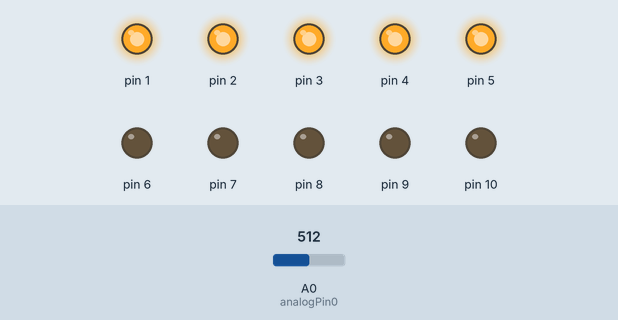
A sketch run on a simulated Arduino Uno, built with avr-gcc and run on an emulated ATmega328P. Shown: output pins drawn as LEDs (lit = HIGH). The inputs (shaded band) are chosen by the test bench; at power-on: A0 (analogPin0) = 512.

Above: at 1.2 s.
1.3 s: A0 (analogPin0) set to 551
2.8 s: A0 (analogPin0) set to 574
At 3.5 s:
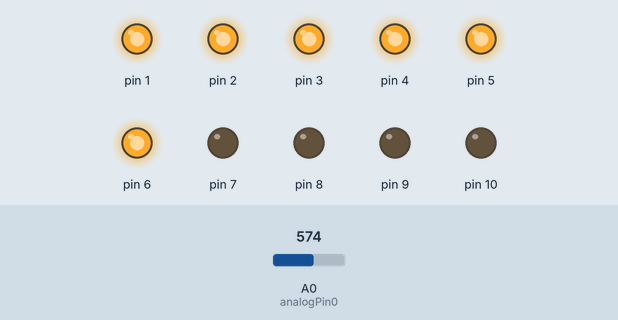
4.3 s: A0 (analogPin0) set to 716
At 4.6 s:
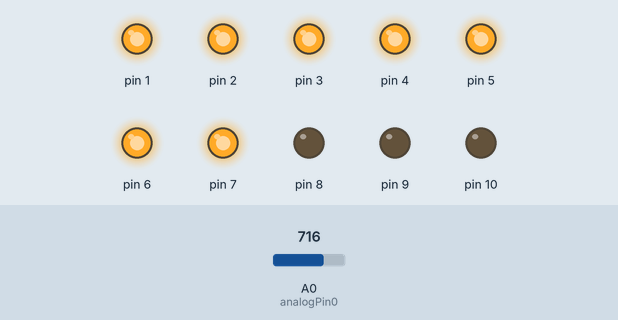
5.8 s: A0 (analogPin0) set to 751
7.3 s: A0 (analogPin0) set to 785
At 8.1 s:
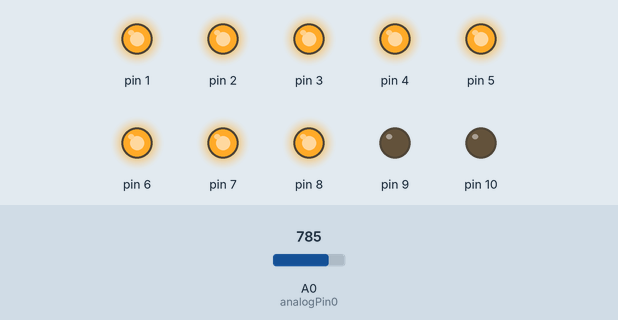
8.8 s: A0 (analogPin0) set to 511
At 9.3 s:
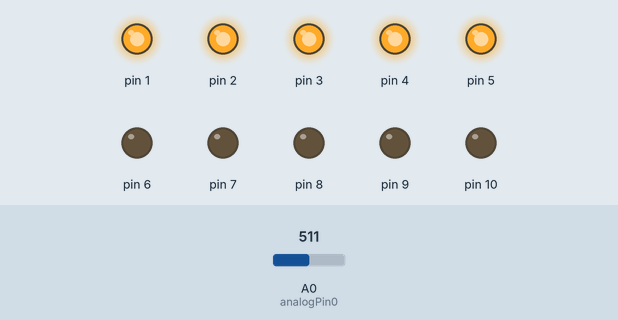
Timing chart, 0 to 11.3 s (numbered marks = the images above; inputs shaded):
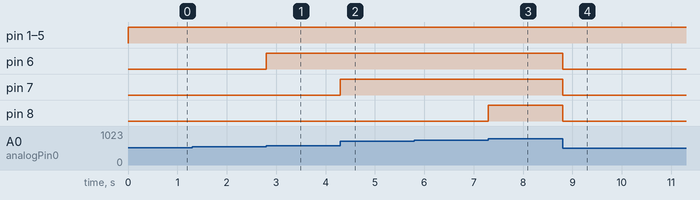

The sketch:

Potak_Bar_Test.ino
```cpp
int pin[10];

int analogPin0 = 0;

int analogValue = 0;

void setup()
{
	for (int i = 0; i < 10; i++)
	{
		pin[i] = i+1;

        pinMode(pin[i], OUTPUT);
	}

	pinMode(analogPin0, INPUT);

}

void managerLED(int on)
{

	for (int i = 0; i < 10; i++)
	{
		if (i < on) {

			digitalWrite(pin[i], HIGH);
		}
		else
		{
			digitalWrite(pin[i], LOW);
		}
	}
}

void loop()
{
	analogValue = analogRead(analogPin0);

	int numberOfLED = round(analogValue/102.3);

	managerLED(numberOfLED);


}
```

Measured:
- the behaviour switches between 562 and 563 on A0 (analogPin0) (found by bisection; images 0 and 1)
- the behaviour switches between 767 and 768 on A0 (analogPin0) (found by bisection; images 2 and 3)
- after the input at 1.3 s, every drawn part: stays the same
- after the input at 2.8 s, pin 6: LOW → HIGH at once
- after the input at 4.3 s, pin 7: LOW → HIGH at once
- after the input at 5.8 s, every drawn part: stays the same
- after the input at 7.3 s, pin 8: LOW → HIGH at once
- after the input at 8.8 s, pin 6–8: HIGH → LOW at once
